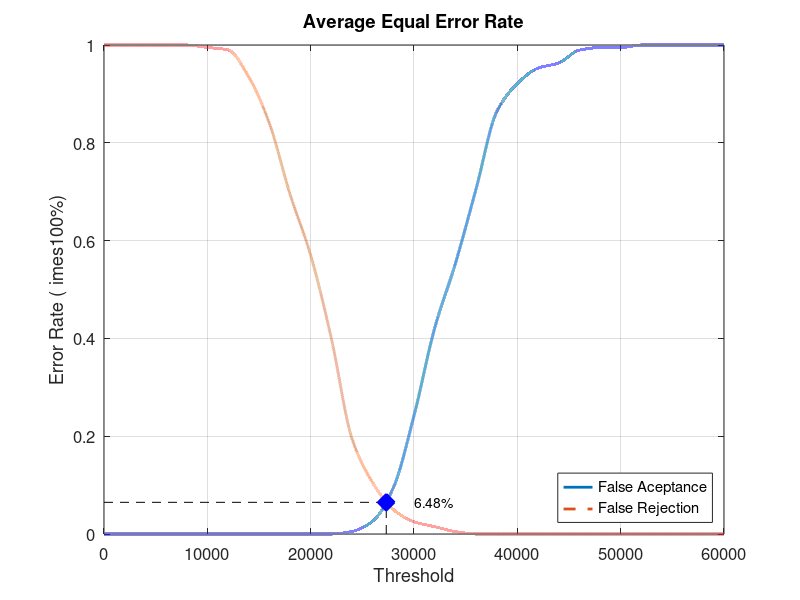
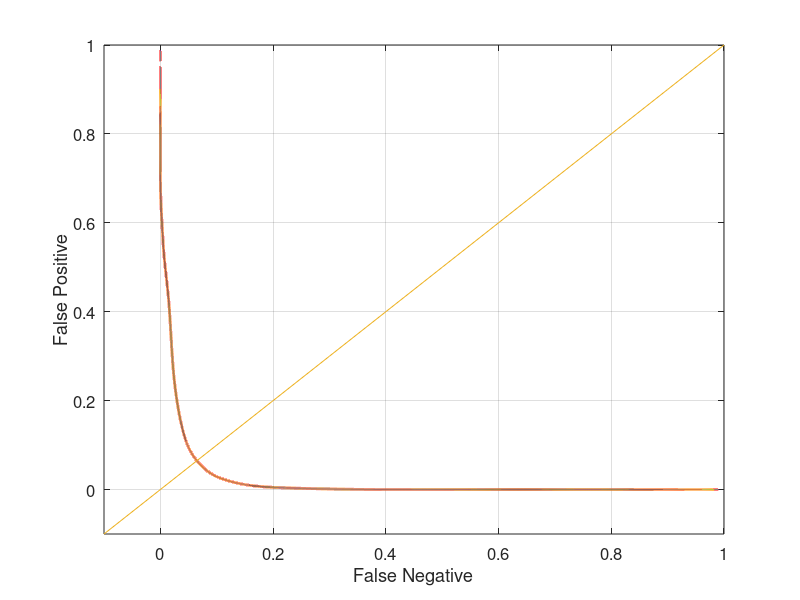

Recreate these plots in MATLAB, in order.
close all;
clear;
clc;
x = 0:2000:60000;
xq = 0:0.5:60000;

y0 = [0 0 0 0 0 0 0 0 0 0 0 0 0.00526316 0.0263158 0.0947368 0.242105 0.421053 0.552632 0.705263 0.863158 0.921053 0.952632 0.963158 0.989474 0.994737 0.994737 1 1 1 1 1]
yy0 = interp1(x, y0, xq, 'pchip');
y1 = [1 1 1 1 1 0.995 0.99 0.935 0.84 0.695 0.57 0.4 0.195 0.105 0.05 0.025 0.015 0.005 0 0 0 0 0 0 0 0 0 0 0 0 0]
yy1 = interp1(x, y1, xq, 'pchip');

% Calculating EER: 
y2 = abs(y0 - y1);
find(y2 == min(y2))
yy2 = abs(yy0 - yy1);
xEER = find(yy2 == min(yy2));
xEERIndex = xq(xEER) % X-axis EER
yEER = yy0(xEER) % Y-axis EER

main = figure
plot(xq, yy0,'-','LineWidth', 2);	hold on
plot(xq, yy1,'--','LineWidth', 2);	hold on
plot([xEERIndex xEERIndex], [0 yEER], 'k--');	hold on
plot([0 xEERIndex], [yEER yEER], 'k--');	hold on
plot(xEERIndex, yEER, 'bx', 'LineWidth', 10);	hold on
text(xEERIndex + 10 * xEERIndex / 100, yEER, [num2str(round((10000 * yEER)) / 100) '%'])
legend('False Aceptance', 'False Rejection', 'Location', 'SouthEast')
xlabel('Threshold')
ylabel('Error Rate (	imes100%)')
title('Average Equal Error Rate')
set(gca, 'FontSize', 12)
axis([0 60000 0 1])
grid on

print(main, 'Database4_1Main', '-dpng');
FNRxFPR = figure('Color', [1 1 1]);
plot(yy1, yy0, '-', yy1, yy0, 'LineWidth', 2);
hold on
y = -0.1:0.1:1
plot(y, y); 
set(gca, 'FontSize', 12)
xlabel('False Negative')
ylabel('False Positive')
axis([-0.1 1 -0.1 1])
set(gca, 'FontSize', 12)
grid on

print(FNRxFPR, 'Database4_1FNRxFPR','-dpng');
